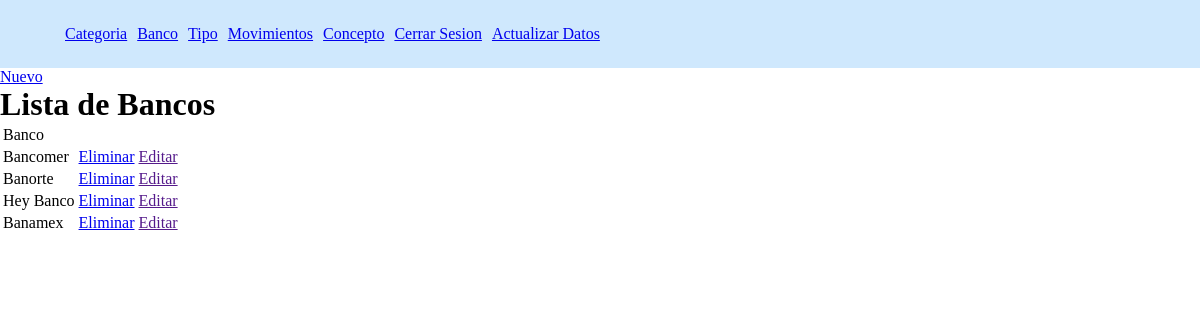
The app's page /list-banco, older data.
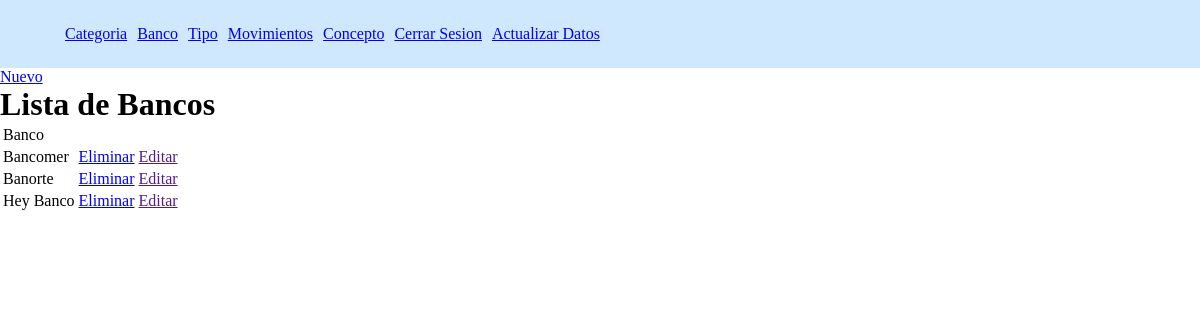
The same page, newer data.
### Gastos/models.py (models this page shows, shortened)
class Banco(models.Model):
    banco = models.CharField("Banco",max_length=30)

### Gastos/views.py (the view)
# urls.py: path('list-banco',views.getbanco,name='getBanco'),
def getbanco(request):
    banco = Banco.objects.all()
    return render(request,'banco/getBanco.html',{'banco':banco})

### templates/banco/getBanco.html
{% extends "index.html" %}
{% block cuerpo %}
    <a href="{%url 'createBanco'%}">Nuevo</a>
    <h1>Lista de Bancos</h1>
    <table>
        <thead>
            <tr>
                <td>Banco</td>
                <td></td>
                <td></td>
            </tr>
        </thead>
        <tbody>
            {% for e in banco  %}
            <tr>
                <td>{{e.banco}}</td>
                <td><a href="{%url 'deleteBanco' e.id%}">Eliminar</a></td>
                <td><a href="">Editar</a></td>
            </tr>
            {% endfor %}
        </tbody>
    </table>
{% endblock cuerpo%}

Row changes from the older to the newer data that the page shows:
removed Banco: banco "Banamex"
